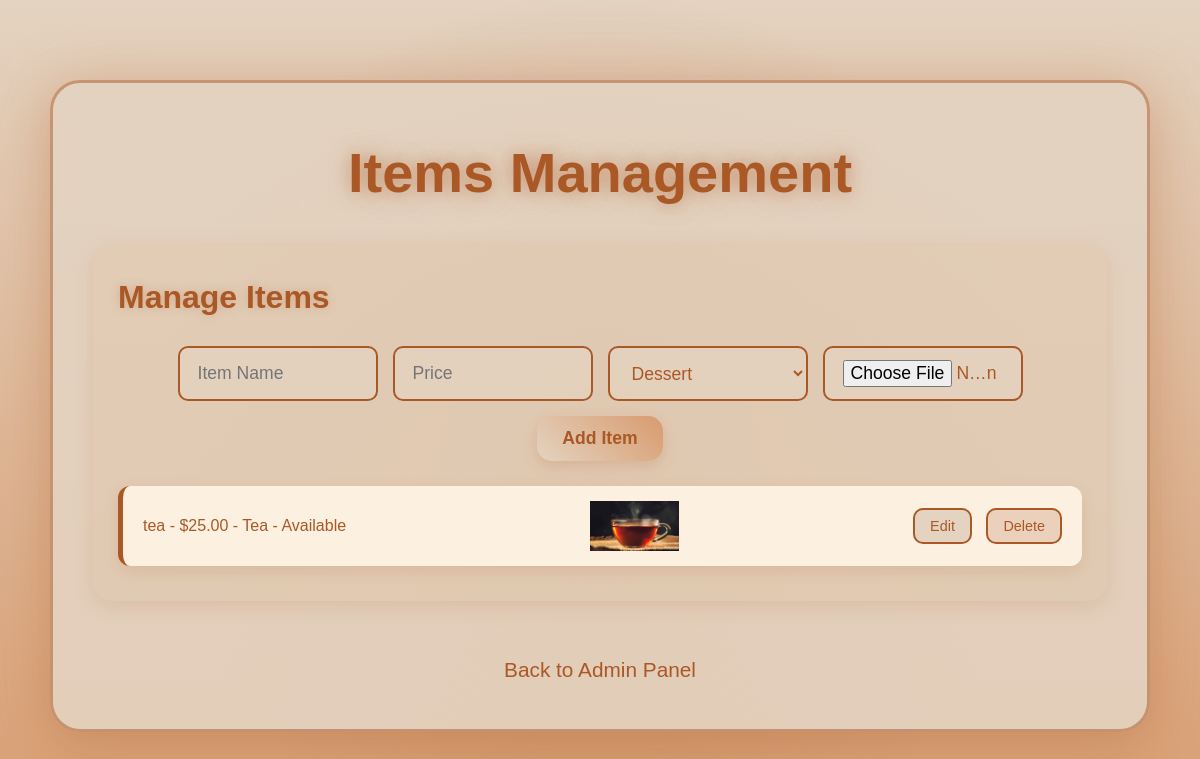
/cafe/admin/items/ (signed in), run on the app's committed database.
### cafe/models.py (models this page shows, shortened)
class Item(models.Model):
    name = models.CharField(max_length=100)
    price = models.DecimalField(max_digits=6, decimal_places=2)
    is_available = models.BooleanField(default=True)
    image = models.ImageField(upload_to='items/', null=True, blank=True)
    item_type = models.CharField(max_length=20, choices=ITEM_TYPES, default='dessert')

### cafe/views.py (the view)
# urls.py: path('admin/items/', views.items_page, name='items_page'),
@login_required
@user_passes_test(lambda u: u.is_staff)
def items_page(request):
    context = {
        'items': Item.objects.all(),
        'item_types': ITEM_TYPES,
    }
    return render(request, 'cafe/items_page.html', context)

### cafe/templates/cafe/items_page.html (shortened to what this page needs)
{% load static %}
<!DOCTYPE html>
<html lang="en">
<head>
</head>
<body>
    <div class="items-container">
        <h1>Items Management</h1>
        <div class="section">
            <h2>Manage Items</h2>
            <form id="add-item-form" method="POST" action="{% url 'cafe:add_item' %}" enctype="multipart/form-data">
                <input type="text" name="name" placeholder="Item Name" required>
                <input type="number" name="price" step="0.01" placeholder="Price" required>
                <select name="item_type" required>
                    {% for type_value, type_name in item_types %}
                        <option value="{{ type_value }}">{{ type_name }}</option>
                    {% endfor %}
                </select>
                <input type="file" name="image" accept="image/*">
                <button type="submit">Add Item</button>
            </form>
            <ul id="items-list">
                {% for item in items %}
                    <li data-item-id="{{ item.id }}">
                        {{ item.name }} - ${{ item.price }} - {{ item.get_item_type_display }} - {{ item.is_available|yesno:"Available,Out of Stock" }}
                        {% if item.image %}
                            <img src="{{ item.image.url }}" alt="{{ item.name }}" style="max-height: 50px; margin-left: 10px;">
                        {% endif %}
                        <div>
                            <button class="edit-btn" data-id="{{ item.id }}" data-name="{{ item.name }}" data-price="{{ item.price }}" data-type="{{ item.item_type }}" data-available="{{ item.is_available }}">Edit</button>
                            <button class="delete-btn" data-id="{{ item.id }}">Delete</button>
                        </div>
                    </li>
                {% endfor %}
            </ul>
        </div>
        <a href="{% url 'cafe:admin_page' %}" class="back-link">Back to Admin Panel</a>
    </div>
</body>
</html>

### cafe/templates/cafe/items_page.html (style rules this page uses)
* { margin: 0; padding: 0; box-sizing: border-box; }
body { font-family: 'Orbitron', 'Poppins', sans-serif; background: linear-gradient(180deg, #e4d3c1 0%, #d89b6e 100%); color: #aa5825; line-height: 1.8; min-height: 100vh; overflow-x: hidden; position: relative; -webkit-font-smoothing: antialiased; -moz-osx-font-smoothing: grayscale; }
body::before { content: ''; position: fixed; top: 0; left: 0; width: 100%; height: 100%; background: radial-gradient(circle, rgba(170, 88, 37, 0.3) 0%, transparent 60%); z-index: -1; animation: cosmic-pulse 12s infinite ease-in-out; }
body::after { content: ''; position: absolute; width: 6px; height: 6px; background: rgba(228, 211, 193, 0.8); border-radius: 50%; box-shadow: 0 0 25px rgba(228, 211, 193, 0.6); animation: orbit 18s infinite ease-in-out; top: 15%; left: 25%; }
.items-container { max-width: 1100px; margin: 80px auto; padding: 40px; background: rgba(228, 211, 193, 0.9); border-radius: 30px; box-shadow: 0 12px 50px rgba(170, 88, 37, 0.3), 0 0 70px rgba(216, 155, 110, 0.2); position: relative; transition: transform 0.5s ease, box-shadow 0.5s ease; border: 3px solid rgba(170, 88, 37, 0.5); }
h1 { font-size: 3.5em; color: #aa5825; text-align: center; margin-bottom: 20px; text-shadow: 0 0 20px rgba(170, 88, 37, 0.6), 0 0 30px rgba(228, 211, 193, 0.4); animation: glow 2.5s infinite ease-in-out; }
.section { margin-bottom: 50px; padding: 25px; background: rgba(216, 155, 110, 0.1); border-radius: 20px; box-shadow: 0 5px 20px rgba(170, 88, 37, 0.15); transition: transform 0.3s ease, box-shadow 0.3s ease; }
h2 { font-size: 2em; color: #aa5825; margin-bottom: 20px; text-shadow: 0 0 10px rgba(170, 88, 37, 0.3); }
form { display: flex; gap: 15px; margin-bottom: 25px; flex-wrap: wrap; justify-content: center; }
input[type="text"], input[type="number"], input[type="file"] { padding: 12px 18px; font-size: 1.1em; background: rgba(228, 211, 193, 0.7); border: 2px solid #aa5825; border-radius: 10px; color: #aa5825; outline: none; transition: border-color 0.3s ease, box-shadow 0.3s ease, transform 0.3s ease; width: 200px; }
select { padding: 12px 18px; font-size: 1.1em; background: rgba(228, 211, 193, 0.7); border: 2px solid #aa5825; border-radius: 10px; color: #aa5825; outline: none; transition: border-color 0.3s ease, box-shadow 0.3s ease, transform 0.3s ease; width: 200px; }
button[type="submit"] { padding: 12px 25px; background: linear-gradient(45deg, #e4d3c1, #d89b6e); color: #aa5825; border: none; border-radius: 15px; font-size: 1.1em; font-weight: 600; cursor: pointer; box-shadow: 0 5px 15px rgba(170, 88, 37, 0.2); transition: transform 0.4s ease, background 0.4s ease, color 0.4s ease, box-shadow 0.3s ease; }
ul { list-style: none; padding: 0; }
li { padding: 15px 20px; margin: 10px 0; background: rgba(255, 245, 230, 0.9); border-radius: 12px; box-shadow: 0 5px 15px rgba(170, 88, 37, 0.15); display: flex; justify-content: space-between; align-items: center; transition: transform 0.3s ease, box-shadow 0.3s ease, background 0.3s ease; border-left: 5px solid #aa5825; animation: slideInFromRight 0.5s ease-out; flex-wrap: wrap; gap: 10px; }
.edit-btn, .delete-btn { padding: 8px 15px; font-size: 0.9em; background: #e4d3c1; color: #aa5825; border: 2px solid #aa5825; border-radius: 10px; cursor: pointer; transition: transform 0.3s ease, background 0.3s ease, color 0.3s ease, box-shadow 0.3s ease; }
.delete-btn { margin-left: 10px; background: rgba(170, 88, 37, 0.2); }
.back-link { display: block; text-align: center; margin-top: 40px; font-size: 1.3em; color: #aa5825; text-decoration: none; transition: color 0.3s ease, transform 0.3s ease, text-shadow 0.3s ease; }

### data on the page
Item: name "tea", price "25.00", item_type "Tea", is_available "Available", image (picture)

### other printed values
form field item_type "Dessert"
